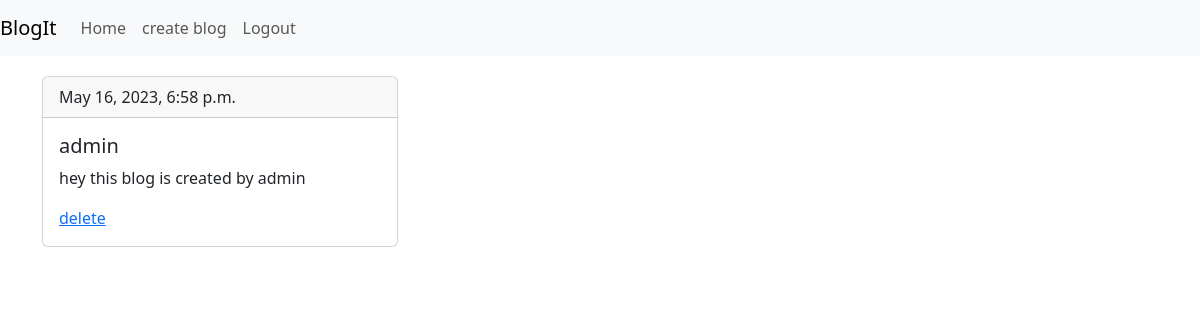
The app's page /blog/blog-detail/2 (signed in) with its own data.
### blogs/models.py (models this page shows, shortened)
class Blog(models.Model):
    user = models.ForeignKey(User,on_delete=models.CASCADE)
    title = models.CharField(max_length=100)
    content = models.TextField()
    created_at = models.DateTimeField(auto_now_add=True)

### blogs/views.py (the view)
# urls.py: path('blog-detail/<int:pk>',BlogDetail,name="blog-detail"),
@login_required
def BlogDetail(request,pk):
    if request.user.is_superuser:
        blogs = Blog.objects.get(pk=pk)
    else:
        blogs = Blog.objects.get(user=request.user,pk=pk)
    return render(request,'blogs/blog-detail.html',{"blog":blogs})

### templates/blogs/blog-detail.html (shortened to what this page needs)
{% extends 'base.html' %}
{% block content %}
<div class="row">
    <div class="col-sm-4">
        <div class="card">
            <div class="card-header">
              {{blog.created_at}}
            </div>
            <div class="card-body">
              <h5 class="card-title">{{blog.title}}</h5>
              <p class="card-text">{{blog.content}}</p>
              <a href="{% url 'blogs:blog-delete-confirmation' blog.id %}">delete</a>
            </div>
          </div>
    </div>
</div>
{% endblock %}

### records on screen
Blog: created_at "May 16, 2023, 6:58 p.m.", title "admin", content "hey this blog is created by admin"
